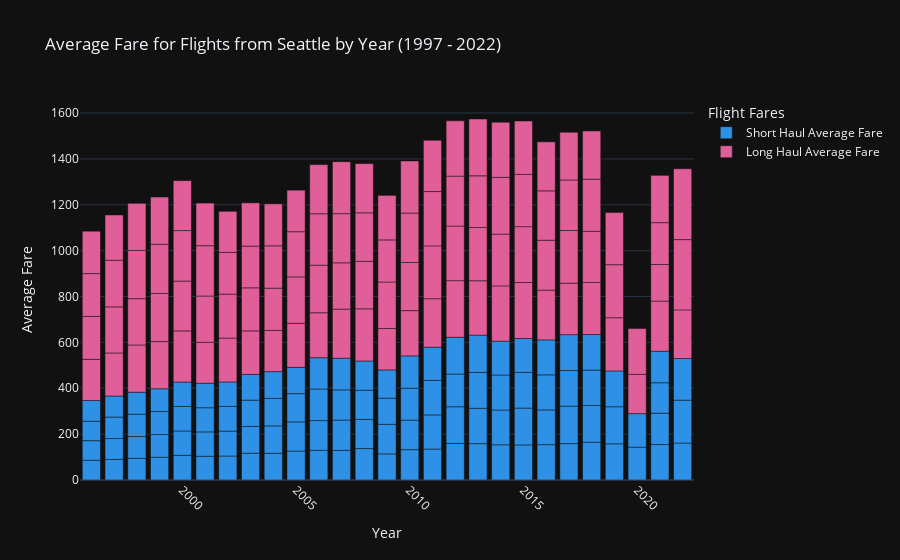

The cell this chart's notebook holds for it:
### Code cell
# First we'll visualize the average fare for long vs. short haul flights
fig = px.bar(consumer_fares.rename(columns = { "Short_haul_avg_fare":"Short Haul Average Fare", 'Long_haul_avg_fare':"Long Haul Average Fare"}), 
             x="year", y=['Short Haul Average Fare', "Long Haul Average Fare"], 
                labels={
                    "year": "Year",
                     "value":"Average Fare", 
                     "variable":"Flight Fares"
                 },
                title="Average Fare for Flights from Seattle by Year (1997 - 2022)", 
                color_discrete_sequence=px.colors.qualitative.Dark24)
fig.update_xaxes(tickangle = 45)
fig.show()
